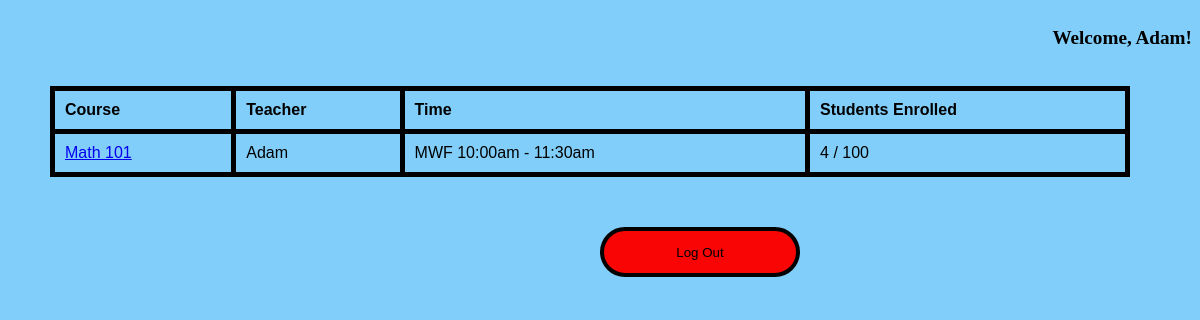
The app's page /teacher/courses (signed in) with its own data.
### hello.py (models this page shows, shortened)
class User(UserMixin, db.Model):
    id = db.Column(db.Integer, primary_key=True)
    username = db.Column(db.String, unique=True, nullable=False)
    password_hash = db.Column(db.String(128), nullable=False)
    name = db.Column(db.String(64), nullable=False)
    role = db.Column(db.String(64), nullable=False)
    classenrolled = db.relationship('Course', secondary=enrollment_table, backref=db.backref('students', lazy='dynamic'), lazy='dynamic')

class Course(db.Model):
    id = db.Column(db.Integer, primary_key=True)
    name = db.Column(db.String(64), nullable=False)
    professorID = db.Column(db.Integer, db.ForeignKey('user.id'), nullable=False)
    professor = db.relationship('User', foreign_keys=[professorID], backref='courses_taught')
    time = db.Column(db.String(64),nullable=False)
    capacity = db.Column(db.Integer, nullable=False)

### hello.py (the view)
@app.route('/teacher/courses')
@login_required
def teacher_courses():
    if current_user.role == 'student':
        flash('Unauthorized: No permission.', 'alert')
        return redirect(url_for('student_courses'))
    courses = Course.query.filter_by(professorID=current_user.id).all()
    return render_template('teacher_courses.html', courses=courses)

### hello.py (called while the page is built)
@login_manager.user_loader
def load_user(user_id):
    return User.query.get(int(user_id))

### templates/teacher_courses.html (shortened to what this page needs)
<!DOCTYPE html>
<html lang="en">
<head>
  <link rel="stylesheet" href="/static/styles.css">
</head>
<body>
    {% extends "base.html" %}
    {% block content %}
    <table>
        <thead>
            <tr>
                <th>Course</th>
                <th>Teacher</th>
                <th>Time</th>
                <th>Students Enrolled</th>
            </tr>
        </thead>
        <tbody>
            {% for c in courses %}
            <tr>
                <td><a href="{{ url_for('teacher_course', course_id=c.id) }}">{{ c.name }}</a></td>
                <td>{{ c.professor.name }}</td>
                <td>{{ c.time }}</td>
                <td>{{ c.students.count() }} / {{ c.capacity }}</td>
            </tr>
            {% endfor %}
        </tbody>
    </table>
    <form action="{{ url_for('logout') }}" method="GET">
        <button type="submit">Log Out</button>
    </form>
    {% endblock %}

### templates/base.html (shortened to what this page needs)
<!DOCTYPE html>
<html lang="en">
<head>
</head>
<body>
    <div class="topbar">
        <div class="welcome-message">
            {% if current_user.is_authenticated %}
                <p>Welcome, {{ current_user.name }}!</p>
            {% endif %}
        </div>
    </div>
    {% block content %}{% endblock %}
</body>
</html>

### static/styles.css (style rules this page uses)
body { margin:0; padding: 0; background-color: rgb(129, 206, 250); }
table { font-family: arial, sans-serif; border-collapse: collapse; width: 90%; margin-left: 50px; }
td, th { border: 5px solid black; text-align: left; padding: 10px; }
button { margin-top: 10%; width: 200px; height: 50px; background-color: #f90505; border: 4px solid black; border-radius: 3rem; margin-left: 600px; margin-top: 50px; font:bolder; }
.topbar { display: flex; justify-content: flex-end; align-items: center; padding: 8px; }
.welcome-message { font-size: 1.2em; font-weight: bold; margin-bottom: 10px; text-align: left; }

### records on screen
User: name "Adam"
Course: name "Math 101", professor.name "Adam", time "MWF 10:00am - 11:30am", students.count "4", capacity "100"
